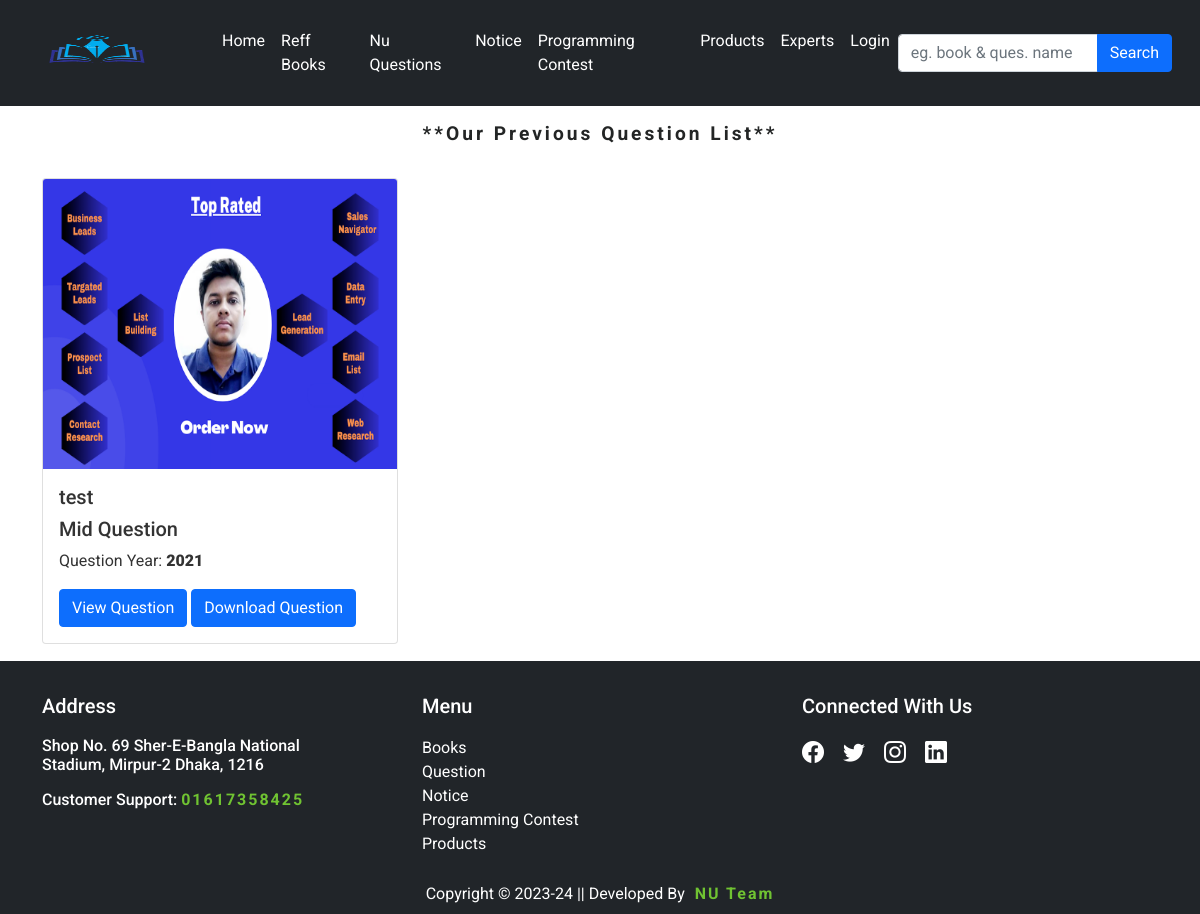
Page /nu-questions/ on the committed database.
### user/models.py (models this page shows, shortened)
class NuQuestion(models.Model):
    type = (
        ('Mid Question', 'Mid Question'),
        ('Year Question', 'Year Question'),
    )
    subject_name = models.CharField(max_length=100)
    question_year = models.IntegerField()
    question_type = models.CharField(choices=type, max_length=100)
    question_image = models.ImageField(upload_to='question_image')
    created = models.DateTimeField(auto_now_add=True)

### other/views.py (the view)
# urls.py: path('nu-questions/', NuQuestionView, name='nu-questions'),
def NuQuestionView(request):
    question = NuQuestion.objects.all()
    dict={'questions': question}
    return render(request, 'other/question.html', context=dict)

### template/other/question.html (shortened to what this page needs)
{% extends 'base.html' %}
{% load static %}
{% block content %}
<div class="container">
    <h1 class="textheader mt-3">**Our Previous Question List**</h1>
    <div class="row">
        {% for question in questions %}
            <div class="col-sm-4">
                <div class="card mb-3">
                    <img src="{{question.question_image.url}}" class="card-img-top" alt="..." width="450px" height="290px">
                    <div class="card-body">
                      <h5 class="card-title">{{question.subject_name}}</h5>
                      <h5 class="card-title">{{question.question_type}}</h5>
                      <p class="card-text">Question Year: <span style="font-weight: 900;">{{question.question_year}}</span></p>
                      <a href="{{question.question_image.url}}" class="btn btn-primary">View Question</a>
                      <a href="{{question.question_image.url}}" class="btn btn-primary" download>Download Question</a>
                    </div>
                    {% endfor %}
                  </div>
            </div>
            </div>
{% endblock content %}

### static/style.css (style rules this page uses)
.textheader { font-size: larger; font-weight: bold; letter-spacing: 3px; padding-bottom: 25px; color: #232525; text-align: center; text-transform: capitalize; }

### rows in the picture
NuQuestion: question_image (picture), subject_name "test", question_type "Mid Question", question_year "2021"
